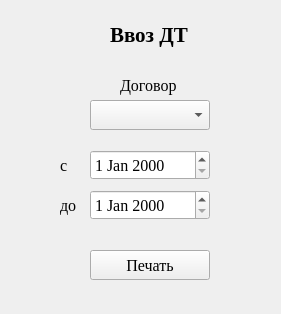
<?xml version="1.0" encoding="UTF-8"?>
<ui version="4.0">
 <class>Form</class>
 <widget class="QWidget" name="Form">
  <property name="geometry">
   <rect>
    <x>0</x>
    <y>0</y>
    <width>281</width>
    <height>314</height>
   </rect>
  </property>
  <property name="windowTitle">
   <string>Form</string>
  </property>
  <widget class="QLabel" name="label">
   <property name="geometry">
    <rect>
     <x>110</x>
     <y>20</y>
     <width>111</width>
     <height>30</height>
    </rect>
   </property>
   <property name="font">
    <font>
     <family>Times New Roman</family>
     <pointsize>16</pointsize>
     <bold>true</bold>
    </font>
   </property>
   <property name="text">
    <string>Ввоз ДТ</string>
   </property>
  </widget>
  <widget class="QComboBox" name="ccb_contract">
   <property name="geometry">
    <rect>
     <x>90</x>
     <y>100</y>
     <width>120</width>
     <height>30</height>
    </rect>
   </property>
   <property name="font">
    <font>
     <family>Times New Roman</family>
     <pointsize>12</pointsize>
    </font>
   </property>
  </widget>
  <widget class="QDateEdit" name="d_from">
   <property name="geometry">
    <rect>
     <x>90</x>
     <y>150</y>
     <width>120</width>
     <height>30</height>
    </rect>
   </property>
   <property name="font">
    <font>
     <family>Times New Roman</family>
     <pointsize>12</pointsize>
    </font>
   </property>
  </widget>
  <widget class="QDateEdit" name="d_to">
   <property name="geometry">
    <rect>
     <x>90</x>
     <y>190</y>
     <width>120</width>
     <height>30</height>
    </rect>
   </property>
   <property name="font">
    <font>
     <family>Times New Roman</family>
     <pointsize>12</pointsize>
    </font>
   </property>
  </widget>
  <widget class="QLabel" name="label_2">
   <property name="geometry">
    <rect>
     <x>60</x>
     <y>190</y>
     <width>49</width>
     <height>30</height>
    </rect>
   </property>
   <property name="font">
    <font>
     <family>Times New Roman</family>
     <pointsize>12</pointsize>
    </font>
   </property>
   <property name="text">
    <string>до</string>
   </property>
  </widget>
  <widget class="QLabel" name="label_3">
   <property name="geometry">
    <rect>
     <x>60</x>
     <y>150</y>
     <width>49</width>
     <height>30</height>
    </rect>
   </property>
   <property name="font">
    <font>
     <family>Times New Roman</family>
     <pointsize>12</pointsize>
    </font>
   </property>
   <property name="text">
    <string>с</string>
   </property>
  </widget>
  <widget class="QLabel" name="label_4">
   <property name="geometry">
    <rect>
     <x>120</x>
     <y>70</y>
     <width>71</width>
     <height>30</height>
    </rect>
   </property>
   <property name="font">
    <font>
     <family>Times New Roman</family>
     <pointsize>12</pointsize>
    </font>
   </property>
   <property name="text">
    <string>Договор</string>
   </property>
  </widget>
  <widget class="QPushButton" name="b_ok">
   <property name="geometry">
    <rect>
     <x>90</x>
     <y>250</y>
     <width>120</width>
     <height>30</height>
    </rect>
   </property>
   <property name="font">
    <font>
     <family>Times New Roman</family>
     <pointsize>12</pointsize>
    </font>
   </property>
   <property name="text">
    <string>Печать</string>
   </property>
  </widget>
 </widget>
 <resources/>
 <connections/>
</ui>
